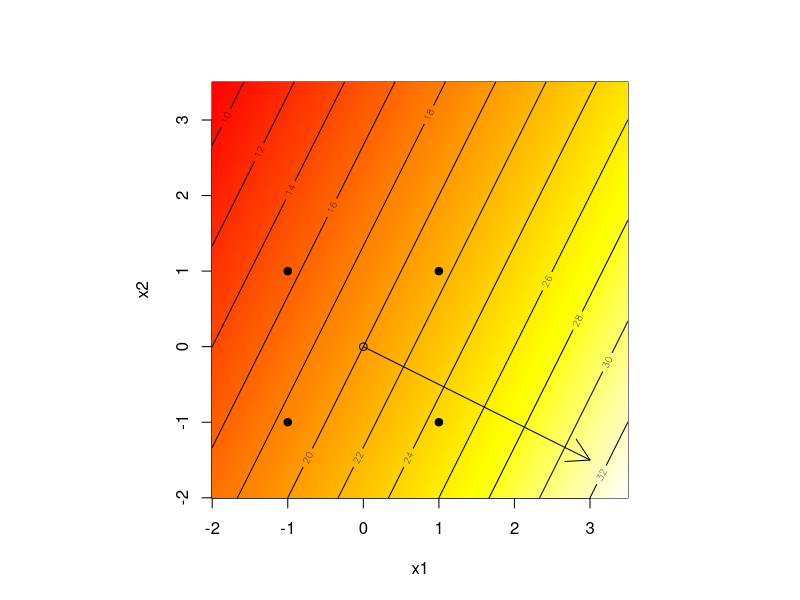
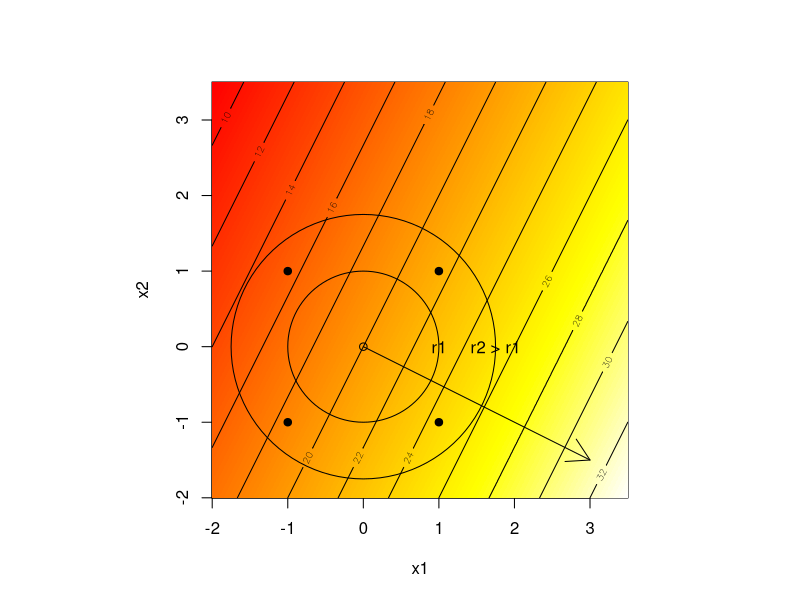
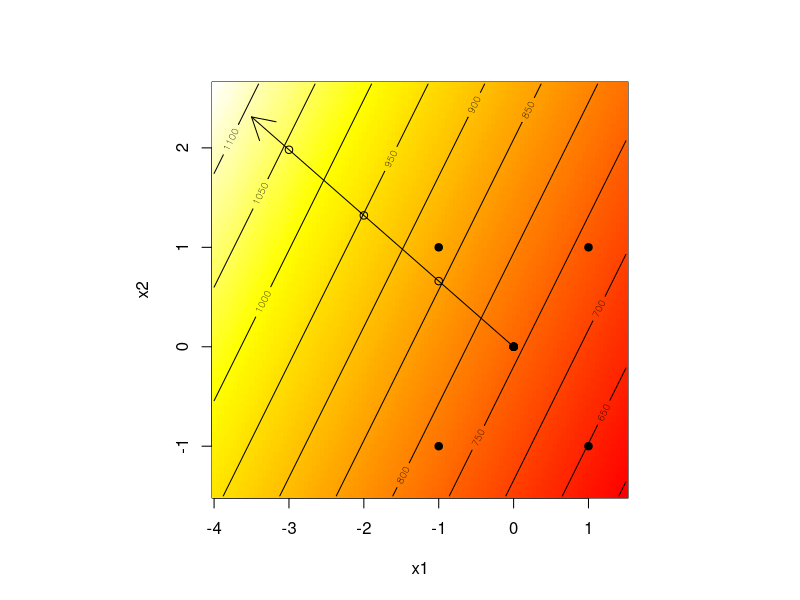
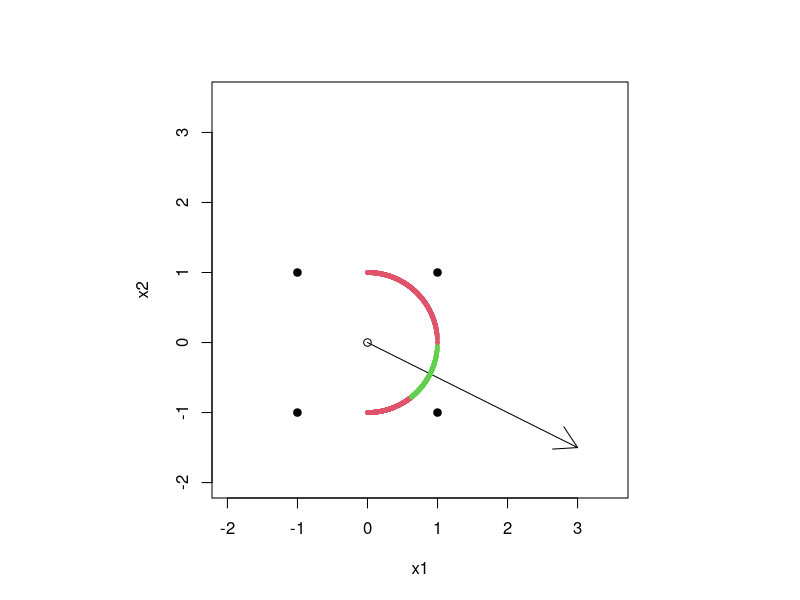
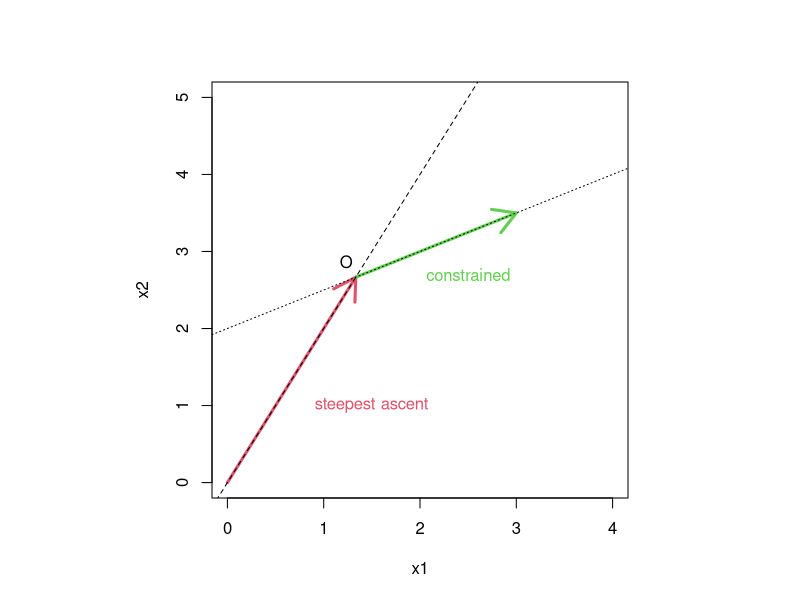
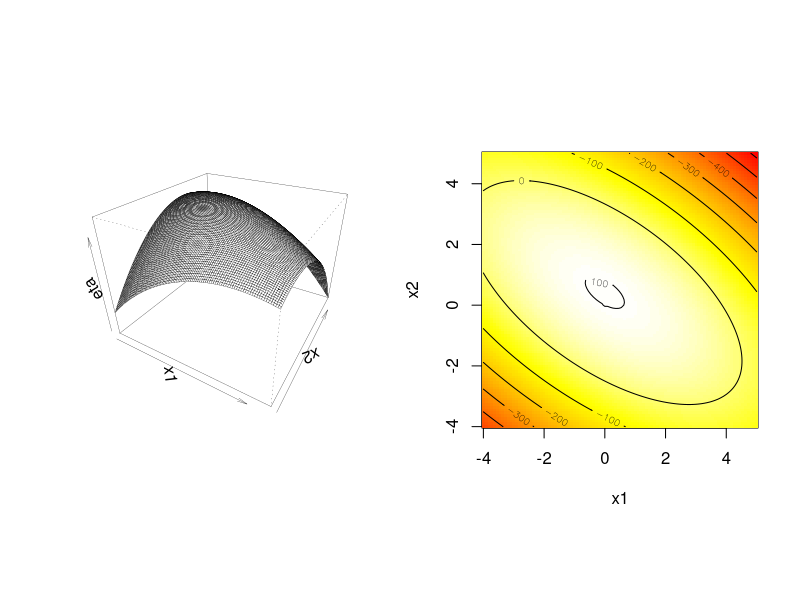
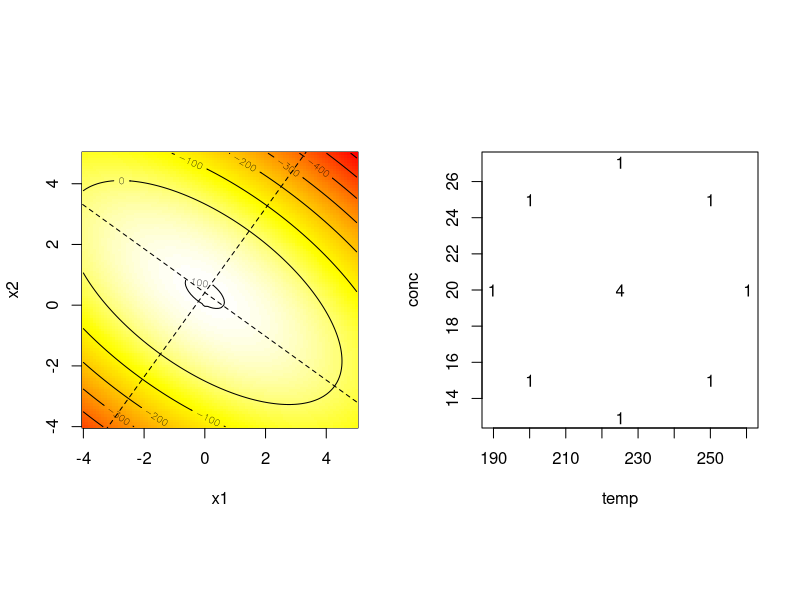
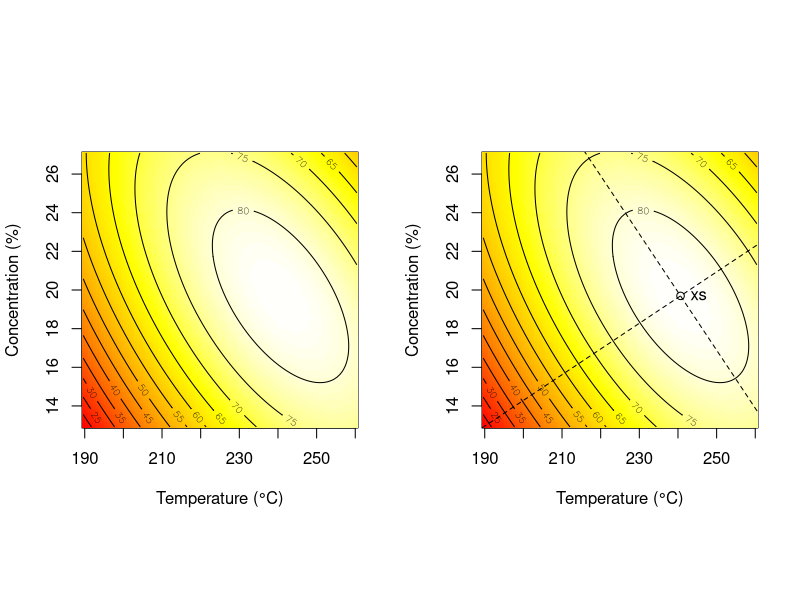

Generate these figures, in order, with R:
## ---- chunk 1
first.order <- function(x1, x2) {
  20 + 3*x1 - 1.5*x2
}
## ---- chunk 2
x1 <- x2 <- seq(-2, 3.5, length=1000)
g <- expand.grid(x1, x2)
yhat <- matrix(first.order(g[,1], g[,2]), ncol=length(x2))
D <- rbind(c(-1,-1), c(-1,1), c(1,-1), c(1,1))
D
## ---- chunk 3
cols <- heat.colors(128)
par(pty="s")
image(x1, x2, yhat, col=cols)
contour(x1, x2, yhat, add=TRUE)
points(D, pch=19)
points(0, 0)
arrows(0, 0, 3, -1.5)
## ---- chunk 4
par(pty="s")
image(x1, x2, yhat, col=cols)
contour(x1, x2, yhat, add=TRUE)
points(D, pch=19)
points(0, 0)
arrows(0, 0, 3, -1.5)
library(plotrix)
draw.circle(0, 0, 1)
text(1, 0, "r1")
draw.circle(0, 0, 1.75)
text(1.75, 0, "r2 > r1")
## ---- chunk 5
plasma <- read.table("dataset/plasma.txt", header=TRUE)
plasma
## ---- chunk 6
library(magrittr)
fit.int <- lm(etch ~ x1*x2, data=plasma)
summary(fit.int)
summary(fit.int)$coefficients %>% signif(digits=4)
## ---- chunk 7
fit <- lm(etch ~ x1 + x2, data=plasma)
summary(fit)
coef(fit)
## ---- chunk 8
AIC(fit, fit.int)
BIC(fit, fit.int)
## ---- chunk 9
b1 <- coef(fit)[2]
b2 <- coef(fit)[3]
delta2 <- abs(b2/b1)
delta2
## ---- chunk 10
Dnew <- data.frame(x1=-1:-3, x2=(1:3)*delta2)
Dnew
## ---- chunk 11
x1 <- seq(-4, 1.5, length=100)
x2 <- seq(-1.5, 4*delta2, length=100)
g <- expand.grid(x1=x1, x2=x2)
yhat <- matrix(predict(fit, newdata=g), ncol=length(x2))
## ---- chunk 12
par(pty="s")
image(x1, x2, yhat, col=cols)
contour(x1, x2, yhat, add=TRUE)
points(plasma$x1, plasma$x2, pch=19)
points(0, 0)
arrows(0, 0, -3.5, 3.5*delta2)
points(Dnew)
## ---- chunk 13
plasma.delta <- read.table("dataset/plasma_delta.txt", header=TRUE)
plasma.delta$p.etch <- predict(fit, newdata=plasma.delta[,4:5])
plasma.delta
## ---- chunk 14
max(plasma$etch)
## ---- chunk 15
r <- cbind(c(1, 2), c(100, 150), c(500, 1000), c(75, 120))
colnames(r) <- c("vel", "temp", "mpress", "bpress")
r
## ---- chunk 16
base <- r[1,] + (r[2,] - r[1,])/2
base
## ---- chunk 17
b <- c(-5.24, -6.22, -1.21, -1.07)
delta <- b/b[1]
delta
## ---- chunk 18
path <- rbind(0, apply(matrix(rep(delta, 4), ncol=4, byrow=TRUE), 2, cumsum))
colnames(path) <- paste0("x", 1:4)
rownames(path) <- paste0("Base +", 0:4, "Δ")
path
## ---- chunk 19
dnat <- delta*(r[2,] - r[1,])/2
dnat
## ---- chunk 20
matrix(rep(base, 4), ncol=4, byrow=TRUE)
## ---- chunk 21
pnat <- rbind(base, matrix(rep(base, 4), ncol=4, byrow=TRUE) + 
                apply(matrix(rep(dnat, 4), ncol=4, byrow=TRUE), 2, cumsum))
colnames(pnat) <- c("ft/sec", "°C", "psi", "psi")
rownames(pnat) <- rownames(path)
signif(cbind(path, pnat), digits=5)
## ---- chunk 22
x1 <- seq(0, 1, length=1000)
x2 <- sqrt(1 - x1^2)
x1 <- c(x1, x1)
x2 <- c(x2, -x2)
ci95 <- (3*x1 - 1.5*x2)^2 >= 9.3225

par(pty="s")
plot(0, type="n", xlim=c(-2, 3.5), ylim=c(-2, 3.5), xlab="x1", ylab="x2")
points(D, pch=19)
points(0, 0)
arrows(0, 0, 3, -1.5)
points(x1, x2, col=2 + ci95, pch=19, cex=0.5)
#plot(x1, x2)
## ---- chunk 23
theta <- asin(sqrt(0.25*7.71*(1/11.25)))
theta
## ---- chunk 24
O <- c(4/3, 8/3)
## ---- chunk 25
par(pty="s")
plot(0, 0, type="n", xlab="x1", ylab="x2", xlim=c(0, 4), ylim=c(0, 5))
arrows(0, 0, O[1], O[2], col=2, lwd=3)
arrows(O[1], O[2], 3, 2 + 3/2, col=3, lwd=3)
text(O[1] - 0.1, O[2] + 0.2, "O")
abline(0, 2, lty=2)
abline(2, 0.5, lty=3)
text(1.5, 1, "steepest ascent", col=2)
text(2.5, 2.7, "constrained", col=3)
## ---- chunk 26
upper <- c(150, 100, 40)
lower <- c(100, 50, 20)
scale <- (upper - lower) / 2
shift <- scale + lower
toxi <- data.frame(scale=scale, shift=shift)
toxi
## ---- chunk 27
c <- c(-300, 25, 25, 0)
## ---- chunk 28
b <- c(150, 1.7, 0.8, 0.5)
## ---- chunk 29
rhoo <- -c[1]/sum(c[-1]*b[-1])
rhoo
## ---- chunk 30
xo <- rhoo*b[-1]
xo
## ---- chunk 31
d <- as.numeric(coef(lm(b[-1] ~ c[-1] - 1)))
d
## ---- chunk 32
hpath <- function(lambda, b, c, rhoo, d)
 {
  ## steepest ascent up to one step past the constraint boundary
  delta <- b/b[1]
  path <- matrix(0, ncol=length(b), nrow=1)
  while(1) {
    lpath <- nrow(path)
    path <- rbind(path, path[lpath,] + delta)
    if(c[1] + sum(path[lpath + 1,]*c[-1]) > 0) break
  }
    
  ## intersection point plus steps along the modified portion
  cpath <- rhoo*b
  for(i in 1:length(lambda)) {
    cpath <- rbind(cpath, rhoo*b + lambda[i]*(b - d*c[-1]))
  }
    
  ## pasting the hybrid path together and naming the rows and columns
  path <- rbind(path[1:lpath,], cpath)
  colnames(path) <- paste("x", 1:length(b), sep="")
  rownames(path) <- c(rep("u", lpath), "o", rep("c", length(lambda)))
  return(path)
 }
## ---- chunk 33
lambda <- c(1,2,3,4)
path <- hpath(lambda, b[-1], c, rhoo, d)
## ---- chunk 34
A <- matrix(rep(toxi[,1], nrow(path)), ncol=ncol(path), byrow=TRUE)
B <- matrix(rep(toxi[,2], nrow(path)), ncol=ncol(path), byrow=TRUE)
pathxi <- A * path + B
colnames(pathxi) <- paste("xi", 1:3, sep="")
pathxi
## ---- chunk 35
pathxi[4:5,]
## ---- chunk 36
second.order <- function(x1, x2) {
  100 + 5*x1 + 10*x2 - 8*x1^2 - 12*x2^2 - 12*x1*x2
}
## ---- chunk 37
x1 <- x2 <- seq(-4, 5, length=100)
g <- expand.grid(x1, x2)
y <- matrix(second.order(g[,1], g[,2]), ncol=length(x2))
## ---- chunk 38
par(mfrow=c(1,2), pty="s")
persp(x1, x2, y, theta=30, phi=30, zlab="eta", expand=0.75, lwd=0.25)
image(x1, x2, y, col=heat.colors(128))
contour(x1, x2, y, add=TRUE)
## ---- chunk 39
dy <- rbind(c(16, 12), c(12, 24))
xh <- solve(dy, c(5, 10))
#yh <- 100 + 5*xh[1] + 10*xh[2] - 8*xh[1]^2 - 12*xh[2]^2 - 12*xh[1]*xh[2]
yh <- second.order(xh[1], xh[2])
c(x1=xh[1], x2=xh[2], y=yh)
## ---- chunk 40
b0 <- 100
b <- c(5, 10)
B <- matrix(c(-8, -12/2, -12/2, -12), ncol=2, byrow=TRUE)
B
## ---- chunk 41
xs <- -0.5*solve(B) %*% b
ys <- b0 + 0.5*t(xs) %*% b
sols <- rbind(h = c(xh, yh), s=c(xs, ys))
colnames(sols) <- c("x1", "x2", "y")
sols
## ---- chunk 42
E <- eigen(B)
lambda <- E$values
o <- order(abs(lambda), decreasing=TRUE)
lambda <- lambda[o]
lambda
## ---- chunk 43
V <- E$vectors[,o]
## ---- chunk 44
par(pty="s")
image(x1, x2, y, col=cols)
contour(x1, x2, y, add=TRUE)
lines(c(-V[1,1], V[1,1])*10 + xs[1], c(-V[2,1], V[2,1])*10 + xs[2], lty=2)
lines(c(-V[1,2], V[1,2])*10 + xs[1], c(-V[2,2], V[2,2])*10 + xs[2], lty=2)
## ---- chunk 45
chem <- read.table("dataset/chemical.txt", header=TRUE)
chem
uchem <- unique(chem[,1:2])
uchem
## ---- chunk 46
library(dplyr)
chem %>% 
  group_by(x1, x2) %>% 
  summarize(n = n(), .groups="drop") %>% 
  ungroup() %>% 
  pull(n) -> reps
reps
## ---- chunk 47
reps <- apply(uchem, 1, function(x) {
  sum(apply(chem[,1:2], 1, function(y) { all(y == x) }))
})
reps
## ---- chunk 48
par(pty="s")
plot(uchem, type="n")
text(uchem, labels=reps)
## ---- chunk 49
X <- with(chem, data.frame(x1=x1, x2=x2, x11=x1^2, x22=x2^2, x12=x1*x2))
y <- chem$y
fit <- lm(y ~ ., data=X)
summary(fit)
## ---- chunk 50
r <- cbind(c(200, 250), c(15, 25))
d <- (r[2,] - r[1,])/2
xi1 <- seq(min(chem$temp), max(chem$temp), length=100)
xi2 <- seq(min(chem$conc), max(chem$conc), length=100)
xi <- expand.grid(xi1, xi2)
x <- cbind((xi[,1] - r[2,1] + d[1])/d[1], (xi[,2] - r[2,2] + d[2])/d[2])
## ---- chunk 51
XX <- data.frame(x1=x[,1], x2=x[,2], x11=x[,1]^2, x22=x[,2]^2, x12=x[,1]*x[,2])
p <- predict(fit, newdata=XX)
head(p)
## ---- chunk 52
par(pty="s")
xlab <- "Temperature (°C)"
ylab <- "Concentration (%)"
image(xi1, xi2, matrix(p, nrow=length(xi1)), col=cols, xlab=xlab, ylab=ylab)
contour(xi1, xi2, matrix(p, nrow=length(xi1)), add=TRUE)
## ---- chunk 53
b <- coef(fit)[2:3]
B <- matrix(NA, nrow=2, ncol=2)
diag(B) <- coef(fit)[4:5]
B[1, 2] <- B[2, 1] <- coef(fit)[6]/2
xs <- -1/2*solve(B, b)
xs
## ---- chunk 54
xis <- xs*d + (r[2,] - d)
xis
## ---- chunk 55
E <- eigen(B)
E
## ---- chunk 56
lambda <- E$values
o <- order(abs(lambda), decreasing=TRUE)
lambda <- lambda[o]
V <- E$vectors[,o]
Vxi <- V
for(j in 1:ncol(Vxi)) Vxi[,j] <- Vxi[,j]*d*10
## ---- chunk 57
par(pty="s")
image(xi1, xi2, matrix(p, nrow=length(xi1)), col=cols, xlab=xlab, ylab=ylab)
contour(xi1, xi2, matrix(p, nrow=length(xi1)), add=TRUE)
lines(c(-Vxi[1,1], Vxi[1,1])+xis[1], c(-Vxi[2,1], Vxi[2,1])+xis[2], lty=2)
lines(c(-Vxi[1,2], Vxi[1,2])+xis[1], c(-Vxi[2,2], Vxi[2,2])+xis[2], lty=2)
points(xis[1], xis[2])
text(xis[1], xis[2], "xs", pos=4)
## ---- chunk 58
ys <- as.numeric(coef(fit)[1] + 0.5*t(xs) %*% b)
## ---- chunk 59
rr <- read.table("dataset/risingridge.txt", header=TRUE)
rr
## ---- chunk 60
rr$A2 <- rr$A^2
rr$B2 <- rr$B^2
rr$AB <- rr$A*rr$B
fit <- lm(y ~ ., data=rr)
summary(fit)
## ---- chunk 61
b <- coef(fit)[2:3]
B <- matrix(NA, nrow=2, ncol=2)
diag(B) <- coef(fit)[4:5]
B[1,2] <- B[2,1] <- coef(fit)[6]/2
xs <- -1/2*solve(B, b)
xs
## ---- chunk 62
apply(rr[,1:2], 2, range)
## ---- chunk 63
E <- eigen(B)
lambda <- E$values
o <- order(abs(lambda), decreasing=TRUE)
V <- E$vectors[,o]*20
lambda <- lambda[o]
lambda
## ---- chunk 64
ys <- coef(fit)[1] + 0.5*t(xs) %*% b
ys
## ---- chunk 65
x <- seq(-6, 6, length=100)
xx <- expand.grid(x, x)
XX <- data.frame(A=xx[,1], B=xx[,2], A2=xx[,1]^2, B2=xx[,2]^2, AB=xx[,1]*xx[,2])
p <- predict(fit, newdata=XX)
par(pty="s")
image(x, x, matrix(p, nrow=length(x)), col=cols, xlab="A", ylab="B")
contour(x, x, matrix(p, nrow=length(x)), add=TRUE)
lines(c(-V[1,1], V[1,1]) + xs[1], c(-V[2,1], V[2,1]) + xs[2], lty=2)
lines(c(-V[1,2], V[1,2]) + xs[1], c(-V[2,2], V[2,2]) + xs[2], lty=2)
polygon(c(1,1,-1,-1), c(1,-1,-1,1), lty=3)
text(0, -0.5, "design region", cex=0.5)
points(xs[1], xs[2])
text(xs[1], xs[2], "xs", pos=4)
## ---- chunk 66
saddle <- read.table("dataset/saddle.txt", header=TRUE)
saddle <- cbind(saddle[,-5]^2, model.matrix(~ .^2 - 1, saddle[,-5]), y=saddle[,5])
names(saddle)[1:4] <- paste("x", 1:4, 1:4, sep="")
names(saddle)[9:14] <- sub(":x", "", names(saddle)[9:14])
saddle <- saddle[c(5:8, 1:4, 9:15)]

saddle
## ---- chunk 67
fit <- lm(y ~ ., data=saddle)
summary(fit)
## ---- chunk 68
b <- coef(fit)[2:5]
B <- matrix(NA, nrow=4, ncol=4)
diag(B) <- coef(fit)[6:9]
i <- 10
for (j in 1:3) {
  for (k in (j+1):4) {
    B[j,k] <- B[k,j] <- coef(fit)[i]/2
    i <- i + 1
  }
}
## ---- chunk 69
xs <- -1/2*solve(B, b)
xs
## ---- chunk 70
apply(saddle[,1:4], 2, range)
## ---- chunk 71
E <- eigen(B)
lambda <- E$values
o <- order(abs(lambda), decreasing=TRUE)
lambda <- lambda[o]
lambda
## ---- chunk 72
mul <- max(lambda)
mul
x <- solve(B - mul*diag(4), -b/2)
x
## ---- chunk 73
f <- function(mu, R2=1) {
  x <- solve(B - mu*diag(4), -b/2)
  R2 - t(x) %*% x
}
## ---- chunk 74
mu <- uniroot(f, c(mul, 10*mul), R2=1.4^2)$root
mu
## ---- chunk 75
x <- solve(B - mu*diag(4), -b/2)
x
## ---- chunk 76
drop(sqrt(t(x) %*% x))
## ---- chunk 77
mus <- rs <- seq(0.1, 2, length=20)
xp <- matrix(NA, nrow=length(rs), ncol=4)
colnames(xp) <- c("x1", "x2", "x3", "x4")
for(i in 1:length(rs)) {
  mus[i] <- uniroot(f, c(mul, 100*mul), R2=rs[i]^2)$root
  xp[i,] <- solve(B - mus[i]*diag(4), -b/2)
}
xp <- rbind(rep(0, 4), xp)
rs <- c(0, rs)
mus <- c(Inf, mus)
mus
## ---- chunk 78
Xp <- data.frame(xp)
Xp <- cbind(Xp^2, model.matrix(~ .^2 - 1, Xp))
names(Xp)[1:4] <- paste("x", 1:4, 1:4, sep="")
names(Xp)[9:14] <- sub(":x", "", names(Xp)[9:14])
Xp <- Xp[c(5:8, 1:4, 9:14)]
Xp
## ---- chunk 79
p <- predict(fit, newdata=Xp, se.fit=TRUE)
## ---- chunk 80
cbind(R=rs, mu=mus, data.frame(pred=p$fit, se=p$se.fit), round(xp, 6))
## ---- chunk 81
par(pty="s")
plot(rs, p$fit, type="b", ylim=c(20, 100), xlab="radius (R)", ylab="y.hat(x) & CIs")
lines(rs, p$fit + 2*p$se, col=2, lty=2)
lines(rs, p$fit - 2*p$se, col=2, lty=2)
## ---- chunk 82
x12 <- seq(-2, 2, length=100)
g <- expand.grid(x12, x12)
Xp <- data.frame(x1=g[,1], x2=g[,2], x11=g[,1]^2, x22=g[,2]^2, x12=g[,1]*g[,2])
Xp
## ---- chunk 83
## x3 = x4 = 0
Xp$x3 <- Xp$x33 <- Xp$x4 <- Xp$x44 <-Xp$x34 <- 0
Xp$x13 <- Xp$x14 <- Xp$x23 <- Xp$x24 <- Xp$x34 <- 0
p0 <- predict(fit, newdata=Xp, se.fit=TRUE)

## x3 = x4 = 1
Xp$x3 <- Xp$x33 <- Xp$x4 <- Xp$x44 <-Xp$x34 <- 1
Xp$x13 <- Xp$x14 <- Xp$X23 <- Xp$X24 <- Xp$X34 <- 1
p1 <- predict(fit, newdata=Xp, se.fit=TRUE)
## ---- chunk 84
par(mfrow=c(1, 2), pty="s")
bs <- seq(min(p0$se.fit), max(p0$se.fit), length=129)
image(x12, x12, matrix(p0$se.fit, nrow=length(x12)), col=cols,
      breaks=bs, xlab="x1", ylab="x2", main="se.fit, x3 = x4 = 0")
contour(x12, x12, matrix(p0$se.fit, nrow=length(x12)), add=TRUE)
points(saddle[,1:2])
points(saddle[apply(saddle[,3:4] == c(0,0), 1, all), 1:2], pch=19)

image(x12, x12, matrix(p1$se.fit, nrow=length(x12)), col=cols,
      breaks=bs, xlab="x1", ylab="x2", main="se.fit, x3 = x4 = 1")
contour(x12, x12, matrix(p1$se.fit, nrow=length(x12)), add=TRUE)
points(saddle[,1:2])
points(saddle[apply(saddle[,3:4] == c(1, 1), 1, all), 1:2], pch=19)

